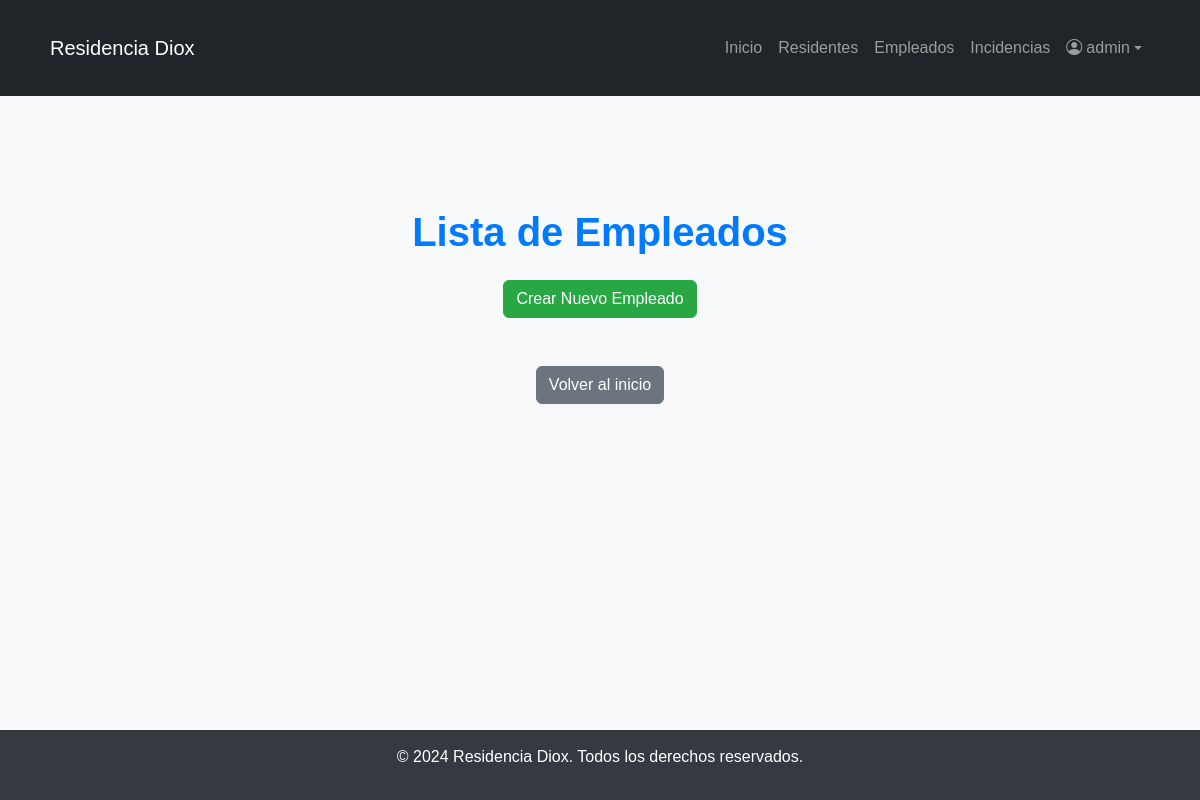
/DioxWeb/empleados/ (signed in), run on an earlier commit of the app's database.
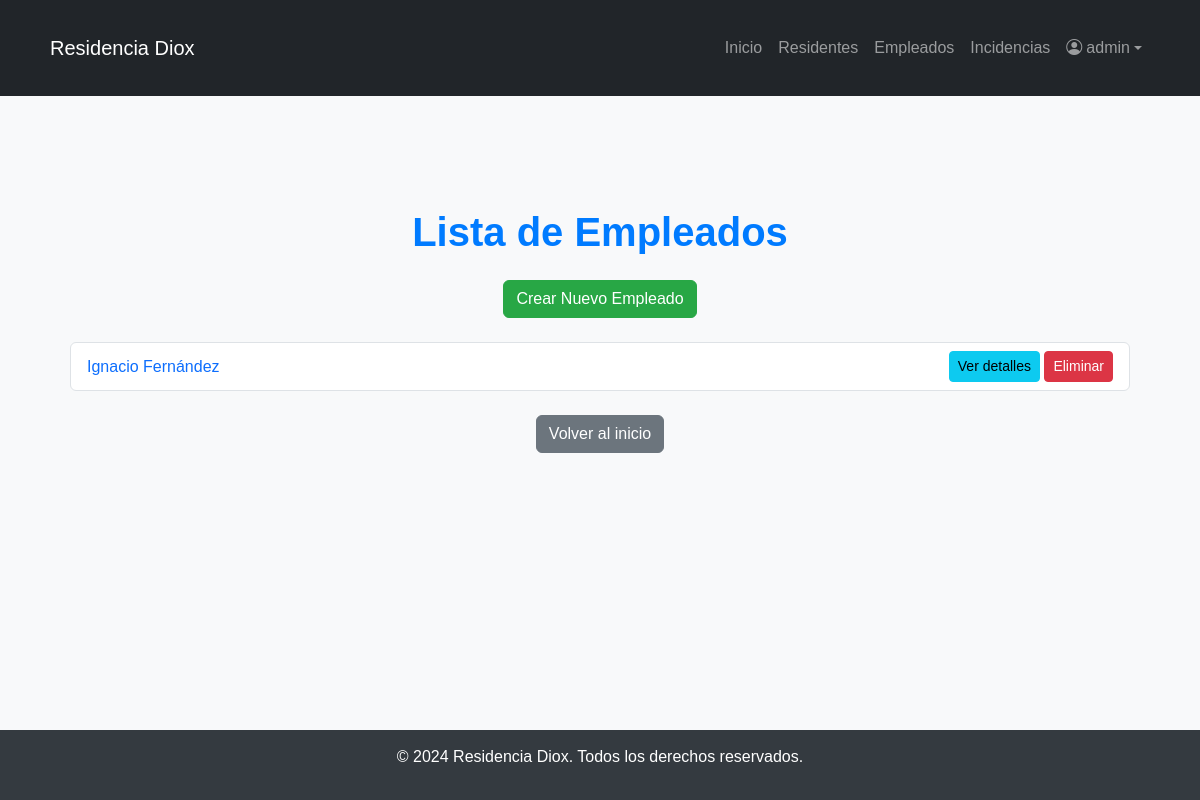
And on a later commit of the database.
### DioxWeb/models.py (models this page shows, shortened)
class Empleado(models.Model):
    user = models.OneToOneField(User, on_delete=models.CASCADE, default = 1)
    rut = models.CharField(max_length=12, unique=True, validators=[validar_rut])
    nombre = models.CharField(max_length=100)
    ap_paterno = models.CharField(max_length=100)
    ap_materno = models.CharField(max_length=100)
    email = models.EmailField(unique=True)
    telefono = models.CharField(max_length=15)
    fecha_contratacion = models.DateField()
    direccion = models.CharField(max_length=200)
    rol = models.ForeignKey(Rol, on_delete=models.SET_NULL, null=True)
    imagen = models.ImageField(upload_to='imagenes/empleados/', blank=True, null=True)

### DioxWeb/decorators.py (the view, shortened to what this page needs)
        def _wrapped_view(request, *args, **kwargs):
            if not request.user.is_authenticated:
                return HttpResponseForbidden("Acceso denegado: Inicie sesión.")
            if request.user.is_superuser:
                return view_func(request, *args, **kwargs)

### DioxWeb/views.py (called while the page is built)
@role_required(roles=["Administrador"])
@login_required
def lista_empleados(request):
    empleados = Empleado.objects.all()
    return render(request, 'pages/lista_empleados.html', {'empleados': empleados})

### DioxWeb/templates/pages/lista_empleados.html (shortened to what this page needs)
{% extends 'pages/base.html' %}
{% block content %}
<div class="container mt-4">
    <h1 class="text-center mb-4">Lista de Empleados</h1>
    <div class="text-center mb-4">
        <a href="" class="btn btn-success">Crear Nuevo Empleado</a>
    </div>
    <ul class="list-group">
        {% for empleado in empleados %}
            <li class="list-group-item d-flex justify-content-between align-items-center">
                <div>
                    <a href="{% url 'detalle_empleado' empleado.id %}" class="text-decoration-none">
                        {{ empleado.nombre }} {{ empleado.ap_paterno }}
                    </a>
                </div>
                <div>
                    <a href="{% url 'detalle_empleado' empleado.id %}" class="btn btn-info btn-sm">Ver detalles</a>
                    <form method="POST" action="" class="d-inline">
                        <button type="submit" class="btn btn-danger btn-sm">Eliminar</button>
                    </form>
                </div>
            </li>
        {% endfor %}
    </ul>
    <div class="mt-4 text-center">
        <a href="{% url 'index' %}" class="btn btn-secondary">Volver al inicio</a>
    </div>
</div>
{% endblock %}

### DioxWeb/templates/pages/base.html (shortened to what this page needs)
<!DOCTYPE html>
<html lang="es">
<head>
    {% load static %}
    <link href="https://cdn.jsdelivr.net/npm/bootstrap@5.3.0-alpha1/dist/css/bootstrap.min.css" rel="stylesheet">
    <link href="https://cdn.jsdelivr.net/npm/bootstrap-icons/font/bootstrap-icons.css" rel="stylesheet">
    <link rel="stylesheet" href="https://cdn.jsdelivr.net/npm/flatpickr/dist/flatpickr.min.css">
    <link rel="stylesheet" href="{% static 'css/style_base.css' %}">
</head>
<body>
    <nav class="navbar navbar-expand-lg navbar-dark bg-dark">
        <div class="container">
            <a class="navbar-brand" href="#">Residencia Diox</a>
            <div class="collapse navbar-collapse" id="navbarNav">
                <ul class="navbar-nav ms-auto">
                    <li class="nav-item">
                        <a class="nav-link" href="{% url 'index' %}">Inicio</a>
                    </li>
                    <li class="nav-item">
                        <a class="nav-link" href="{% url 'residentes' %}">Residentes</a>
                    </li>
                    <li class="nav-item">
                        <a class="nav-link" href="{% url 'empleados' %}">Empleados</a>
                    </li>
                    <li class="nav-item">
                        <a class="nav-link" href="#">Incidencias</a>
                    </li>
                    {% if user.is_authenticated %}
                    <li class="nav-item dropdown">
                        <a class="nav-link dropdown-toggle d-flex align-items-center" href="#" id="navbarDropdown" role="button" data-bs-toggle="dropdown" aria-expanded="false">
                            <i class="bi bi-person-circle"></i>
                            <span class="ms-1">{{ user.username }}</span>
                        </a>
                    </li>
                    {% else %}
                    <li class="nav-item">
                        <a class="nav-link" href="#">Iniciar Sesión</a>
                    </li>
                    {% endif %}
                </ul>
            </div>
        </div>
    </nav>
    <div class="container my-5">
        {% block content %}{% endblock %}
    </div>
    <footer>
        <p>&copy; 2024 Residencia Diox. Todos los derechos reservados.</p>
    </footer>
</body>
</html>

### DioxWeb/static/css/style_base.css (style rules this page uses)
html, body { margin: 0; padding: 0; height: 100%; display: flex; flex-direction: column; font-family: 'Arial', sans-serif; background-color: #f8f9fa; color: #333; }
.container { flex-grow: 1; padding: 20px; }
h1 { font-size: 2.5rem; color: #007bff; font-weight: 600; margin-bottom: 40px; }
.btn-success { background-color: #28a745; border-color: #28a745; }
footer { margin-top: auto; background-color: #343a40; color: #fff; text-align: center; padding: 15px; margin-top: 50px; }

What changed in the data, as far as the page shows it:
added Empleado: nombre "Ignacio", ap_paterno "Fernández"
